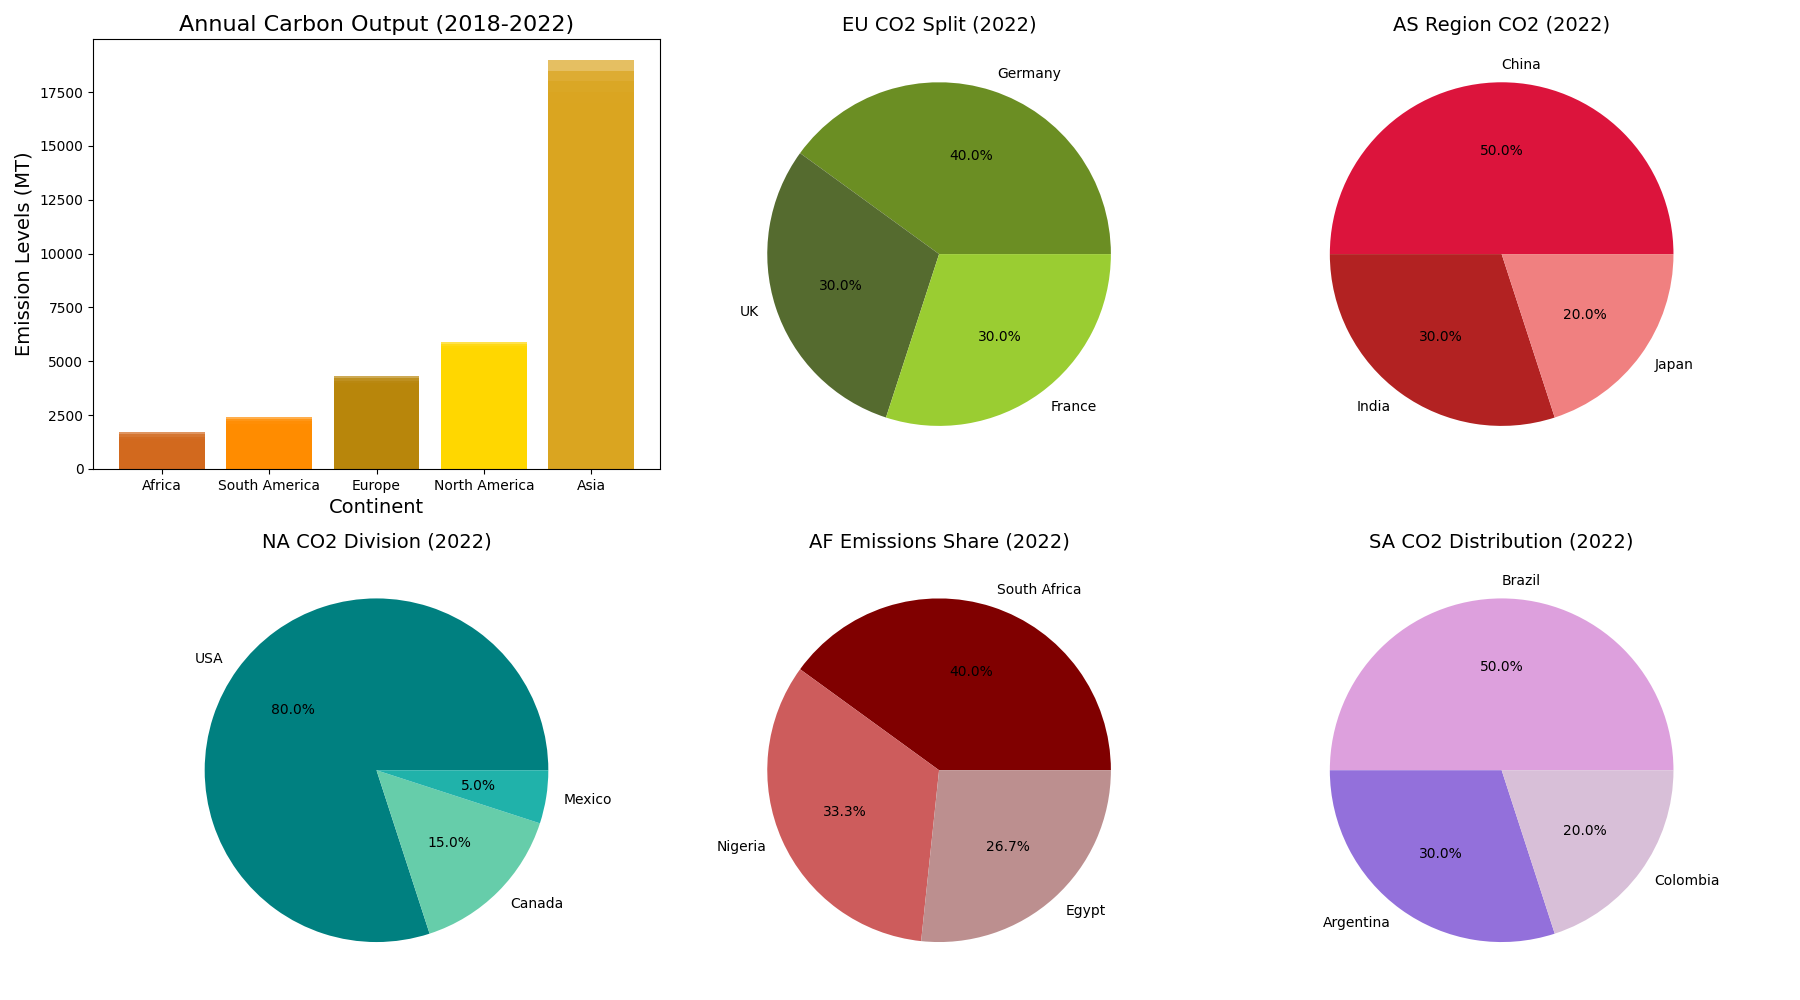

Generate this figure with Python:
import matplotlib.pyplot as plt
import numpy as np

years = ['2018', '2019', '2020', '2021', '2022']

emissions_data = {
    '2018': [('Africa', 1300), ('South America', 2000), ('Europe', 4300), ('North America', 5900), ('Asia', 17000)],
    '2019': [('Africa', 1400), ('South America', 2100), ('Europe', 4200), ('North America', 5800), ('Asia', 17500)],
    '2020': [('Africa', 1500), ('South America', 2200), ('Europe', 4100), ('North America', 5700), ('Asia', 18000)],
    '2021': [('Africa', 1600), ('South America', 2300), ('Europe', 4000), ('North America', 5600), ('Asia', 18500)],
    '2022': [('Africa', 1700), ('South America', 2400), ('Europe', 3900), ('North America', 5500), ('Asia', 19000)]
}

sorted_years = {year: sorted(data, key=lambda x: x[1]) for year, data in emissions_data.items()}

fig, axs = plt.subplots(nrows=2, ncols=3, figsize=(18, 10))

for i, year in enumerate(years):
    axs[0, 0].bar(
        [label for label, _ in sorted_years[year]],
        [emission for _, emission in sorted_years[year]],
        alpha=0.7,
        color=['chocolate', 'darkorange', 'darkgoldenrod', 'gold', 'goldenrod']
    )

axs[0, 0].set_title('Annual Carbon Output (2018-2022)', fontsize=16)
axs[0, 0].set_xlabel('Continent', fontsize=14)
axs[0, 0].set_ylabel('Emission Levels (MT)', fontsize=14)

axs[1, 0].pie([80, 15, 5], labels=['USA', 'Canada', 'Mexico'], autopct='%1.1f%%', colors=['teal', 'mediumaquamarine', 'lightseagreen'])
axs[1, 0].set_title('NA CO2 Division (2022)', fontsize=14)

axs[0, 1].pie([40, 30, 30], labels=['Germany', 'UK', 'France'], autopct='%1.1f%%', colors=['olivedrab', 'darkolivegreen', 'yellowgreen'])
axs[0, 1].set_title('EU CO2 Split (2022)', fontsize=14)

axs[0, 2].pie([50, 30, 20], labels=['China', 'India', 'Japan'], autopct='%1.1f%%', colors=['crimson', 'firebrick', 'lightcoral'])
axs[0, 2].set_title('AS Region CO2 (2022)', fontsize=14)

axs[1, 1].pie([30, 25, 20], labels=['South Africa', 'Nigeria', 'Egypt'], autopct='%1.1f%%', colors=['maroon', 'indianred', 'rosybrown'])
axs[1, 1].set_title('AF Emissions Share (2022)', fontsize=14)

axs[1, 2].pie([50, 30, 20], labels=['Brazil', 'Argentina', 'Colombia'], autopct='%1.1f%%', colors=['plum', 'mediumpurple', 'thistle'])
axs[1, 2].set_title('SA CO2 Distribution (2022)', fontsize=14)

plt.tight_layout()
plt.show()
